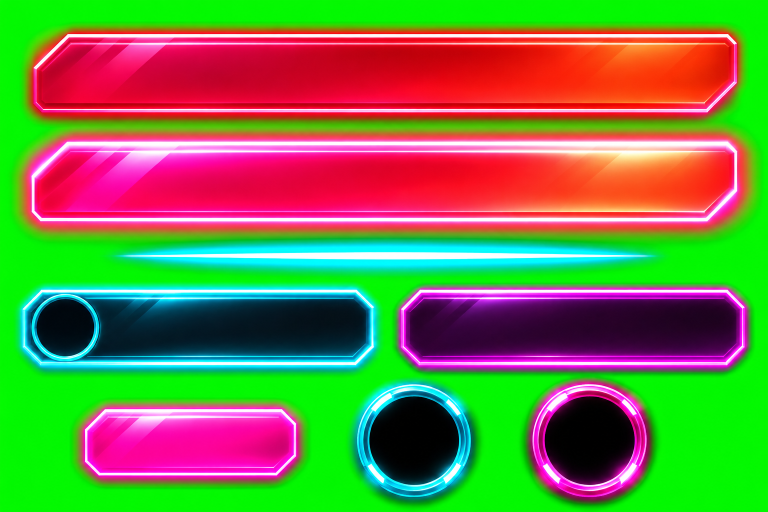
#> input picture tools/autopista/pack38/kit.png, 1536 x 1024 px (shown at 1/2 size)
$ python procesa_pack38.py
#> lines starting #> are read from the running program, lines starting #| are printed output that depends on the picture; after the words box and inside, x2 and y2 are one past the last pixel; in counts of white or black regions, pixels touching at a corner belong together
"""Pack Autopista 38 ART: botones del menú chillones sobre verde -> ui/ap_c_*.webp
El halo sobre verde no se puede separar limpio (cian + verde, rojo + verde = amarillo): se quita el verde y el halo lo pone CSS (drop-shadow)."""
import os
import numpy as np
from PIL import Image
from scipy import ndimage
R = os.path.dirname(os.path.abspath(__file__)); UI = os.path.join(R, '..', '..', 'public', 'batalla', 'ui')
a = np.asarray(Image.open(os.path.join(R, 'pack38', 'kit.png')).convert('RGB')).astype(np.int16)
r, g, b = a[..., 0], a[..., 1], a[..., 2]
verde = (g > r + 35) & (g > b + 35)
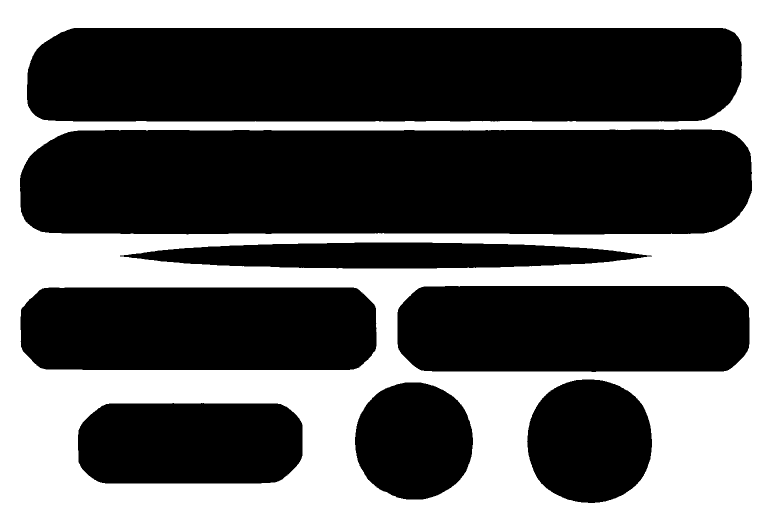
#> verde: shape (1024, 1536) bool (shown at 1/2 size); 37.1% white; 1 white region, box (x1, y1, x2, y2) and area: (0, 0, 1536, 1024) 583828
lab, n = ndimage.label(~verde)
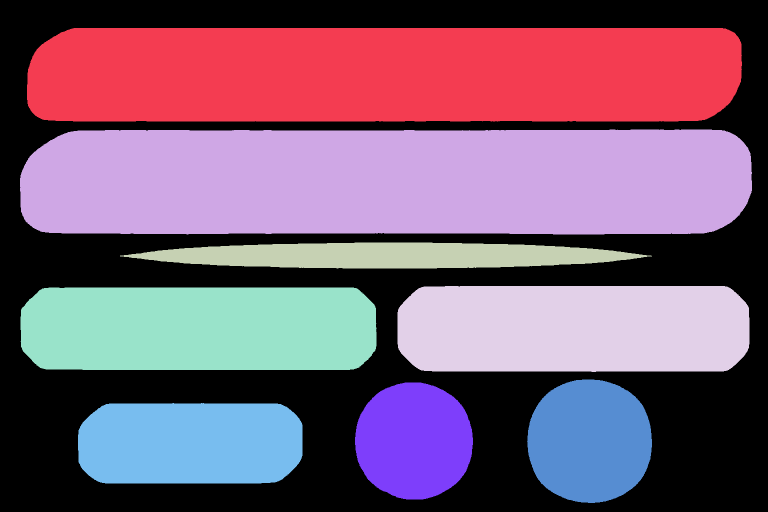
#> lab: shape (1024, 1536) int32 (shown at 1/2 size); 9 distinct labels, from 0 to 8; one colour per label, 0 black
#> n = 8
objs = ndimage.find_objects(lab); tam = ndimage.sum(np.ones_like(lab), lab, range(1, n + 1))
#> after `objs = ndimage.find_objects(lab)`: objs = 8 items
#> after `tam = ndimage.sum(np.ones_like(lab), lab, range(1, n + 1))`: tam = [261205, 295537, 40770, 116429, 113813, 49540, 43939, 67803]
ids = [i for i in range(n) if tam[i] > 4000]
#> ids = [0, 1, 2, 3, 4, 5, 6, 7]
fila = lambda i: sum((objs[i][0].start + objs[i][0].stop) / 2 > y for y in (200, 460, 545, 760))
ids.sort(key=lambda i: (fila(i), objs[i][1].start))
NOMBRES = ['jugar', 'jugar_on', 'raya', 'crear', 'codigo', 'unirse', 'aro_cian', 'aro_fucsia']
assert len(ids) == 8, [(objs[i], tam[i]) for i in ids]
for nom, i in zip(NOMBRES, ids):
    sy, sx = objs[i]
    m = ndimage.binary_fill_holes(lab[sy, sx] == i + 1)
    m = ndimage.binary_erosion(m, iterations=1)
    c = a[sy, sx].copy()
    borde = m & ~ndimage.binary_erosion(m, iterations=4)  # en el filo el verde se mezcla (rojo + verde = amarillo): ahí el verde no pasa del azul
    c[..., 1] = np.where(borde, np.minimum(c[..., 1], c[..., 2]), np.minimum(c[..., 1], np.maximum(c[..., 0], c[..., 2])))
    al = ndimage.gaussian_filter(m.astype(np.float32), 0.7)
    out = np.dstack([c.clip(0, 255), (al * 255).clip(0, 255)]).astype(np.uint8)
    Image.fromarray(out, 'RGBA').save(os.path.join(UI, 'ap_c_' + nom + '.webp'), quality=90)
    print(nom, out.shape[1], out.shape[0])
#> this loop made 8 passes
#> (nom, i) on passes 1 to 8: ('jugar', 0), ('jugar_on', 1), ('raya', 2), ('crear', 4), ('codigo', 3), ('unirse', 7), ('aro_cian', 6), ('aro_fucsia', 5)
#| jugar 1430 187
#| jugar_on 1464 210
#| raya 1064 52
#| crear 712 165
#| codigo 704 172
#| unirse 449 161
#| aro_cian 236 234
#| aro_fucsia 250 247
#> pass 1, `borde = m & ~ndimage.binary_erosion(m, iterations=4)`:
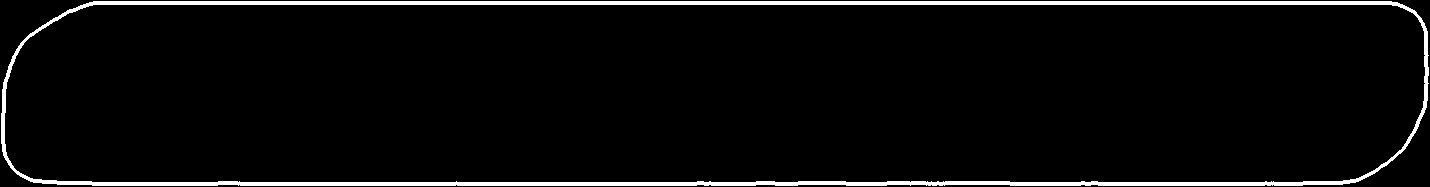
#> borde: shape (187, 1430) bool; 4.6% white; 1 white region, box (x1, y1, x2, y2) and area: (1, 1, 1429, 186) 12179
#> after the loop:
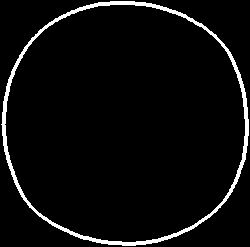
#> borde: shape (247, 250) bool; 4.6% white; 1 white region, box (x1, y1, x2, y2) and area: (1, 1, 249, 246) 2841
#> after the loop:
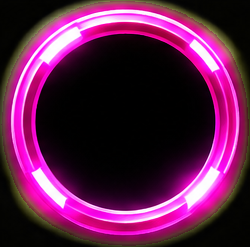
#> c: shape (247, 250, 3) int16; mean R, G, B 92.5, 30.7, 73.7
#> after the loop:
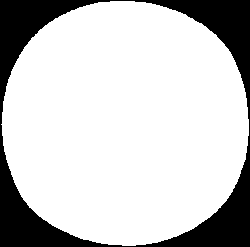
#> m: shape (247, 250) bool; 79% white; 1 black region, box (x1, y1, x2, y2) and area: (0, 0, 250, 247) 12938
#> after the loop:
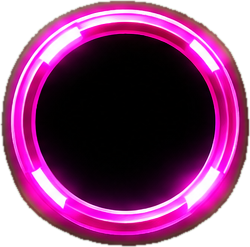
#> out: shape (247, 250, 4); mean R, G, B, A 92.5, 30.7, 73.7, 201.5; transparent parts drawn white
